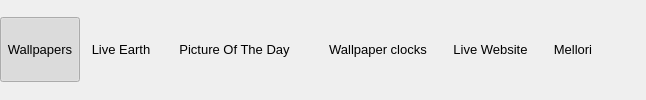
     <widget class="QWidget" name="widget_toolbar" native="true">
      <property name="styleSheet">
       <string notr="true"/>
      </property>
      <layout class="QHBoxLayout" name="horizontalLayout_9">
       <property name="spacing">
        <number>0</number>
       </property>
       <property name="leftMargin">
        <number>0</number>
       </property>
       <property name="topMargin">
        <number>0</number>
       </property>
       <property name="rightMargin">
        <number>0</number>
       </property>
       <property name="bottomMargin">
        <number>0</number>
       </property>
       <item>
        <widget class="QPushButton" name="page_0_wallpapers">
         <property name="minimumSize">
          <size>
           <width>0</width>
           <height>65</height>
          </size>
         </property>
         <property name="font">
          <font>
           <family>Ubuntu</family>
           <pointsize>10</pointsize>
           <italic>false</italic>
           <bold>false</bold>
           <underline>false</underline>
          </font>
         </property>
         <property name="focusPolicy">
          <enum>Qt::NoFocus</enum>
         </property>
         <property name="text">
          <string>Wallpapers</string>
         </property>
         <property name="icon">
          <iconset resource="../resources.qrc">
           <normaloff>:/images/wallch.png</normaloff>:/images/wallch.png</iconset>
         </property>
         <property name="iconSize">
          <size>
           <width>20</width>
           <height>20</height>
          </size>
         </property>
         <property name="checkable">
          <bool>true</bool>
         </property>
         <property name="checked">
          <bool>true</bool>
         </property>
         <property name="default">
          <bool>false</bool>
         </property>
         <property name="flat">
          <bool>true</bool>
         </property>
        </widget>
       </item>
       <item>
        <widget class="QLabel" name="sep1">
         <property name="minimumSize">
          <size>
           <width>1</width>
           <height>1</height>
          </size>
         </property>
         <property name="maximumSize">
          <size>
           <width>1</width>
           <height>16777215</height>
          </size>
         </property>
         <property name="text">
          <string/>
         </property>
         <property name="pixmap">
          <pixmap resource="../resources.qrc">:/themes/ambiance_separator.png</pixmap>
         </property>
        </widget>
       </item>
       <item>
        <widget class="QPushButton" name="page_1_earth">
         <property name="minimumSize">
          <size>
           <width>0</width>
           <height>65</height>
          </size>
         </property>
         <property name="font">
          <font>
           <family>Ubuntu</family>
           <pointsize>10</pointsize>
           <italic>false</italic>
           <bold>false</bold>
          </font>
         </property>
         <property name="focusPolicy">
          <enum>Qt::NoFocus</enum>
         </property>
         <property name="text">
          <string>Live Earth</string>
         </property>
         <property name="icon">
          <iconset resource="../resources.qrc">
           <normaloff>:/images/page_1_earth.png</normaloff>:/images/page_1_earth.png</iconset>
         </property>
         <property name="iconSize">
          <size>
           <width>20</width>
           <height>20</height>
          </size>
         </property>
         <property name="checkable">
          <bool>true</bool>
         </property>
         <property name="flat">
          <bool>true</bool>
         </property>
        </widget>
       </item>
       <item>
        <widget class="QLabel" name="sep2">
         <property name="minimumSize">
          <size>
           <width>1</width>
           <height>0</height>
          </size>
         </property>
         <property name="maximumSize">
          <size>
           <width>1</width>
           <height>16777215</height>
          </size>
         </property>
         <property name="text">
          <string/>
         </property>
         <property name="pixmap">
          <pixmap resource="../resources.qrc">:/themes/ambiance_separator.png</pixmap>
         </property>
        </widget>
       </item>
       <item>
        <widget class="QPushButton" name="page_2_potd">
         <property name="minimumSize">
          <size>
           <width>145</width>
           <height>65</height>
          </size>
         </property>
         <property name="font">
          <font>
           <family>Ubuntu</family>
           <pointsize>10</pointsize>
           <italic>false</italic>
           <bold>false</bold>
          </font>
         </property>
         <property name="focusPolicy">
          <enum>Qt::NoFocus</enum>
         </property>
         <property name="text">
          <string>Picture Of The Day</string>
         </property>
         <property name="icon">
          <iconset resource="../resources.qrc">
           <normaloff>:/images/page_2_potd.png</normaloff>:/images/page_2_potd.png</iconset>
         </property>
         <property name="iconSize">
          <size>
           <width>20</width>
           <height>20</height>
          </size>
         </property>
         <property name="checkable">
          <bool>true</bool>
         </property>
         <property name="flat">
          <bool>true</bool>
         </property>
        </widget>
       </item>
       <item>
        <widget class="QLabel" name="sep3">
         <property name="minimumSize">
          <size>
           <width>1</width>
           <height>0</height>
          </size>
         </property>
         <property name="maximumSize">
          <size>
           <width>1</width>
           <height>16777215</height>
          </size>
         </property>
         <property name="text">
          <string/>
         </property>
         <property name="pixmap">
          <pixmap resource="../resources.qrc">:/themes/ambiance_separator.png</pixmap>
         </property>
        </widget>
       </item>
       <item>
        <widget class="QPushButton" name="page_3_clock">
         <property name="sizePolicy">
          <sizepolicy hsizetype="Minimum" vsizetype="Fixed">
           <horstretch>0</horstretch>
           <verstretch>0</verstretch>
          </sizepolicy>
         </property>
         <property name="minimumSize">
          <size>
           <width>140</width>
           <height>65</height>
          </size>
         </property>
         <property name="font">
          <font>
           <family>Ubuntu</family>
           <pointsize>10</pointsize>
           <italic>false</italic>
           <bold>false</bold>
          </font>
         </property>
         <property name="focusPolicy">
          <enum>Qt::NoFocus</enum>
         </property>
         <property name="text">
          <string>Wallpaper clocks</string>
         </property>
         <property name="icon">
          <iconset resource="../resources.qrc">
           <normaloff>:/images/page_3_clock.png</normaloff>:/images/page_3_clock.png</iconset>
         </property>
         <property name="iconSize">
          <size>
           <width>20</width>
           <height>20</height>
          </size>
         </property>
         <property name="checkable">
          <bool>true</bool>
         </property>
         <property name="flat">
          <bool>true</bool>
         </property>
        </widget>
       </item>
       <item>
        <widget class="QLabel" name="sep4">
         <property name="minimumSize">
          <size>
           <width>1</width>
           <height>0</height>
          </size>
         </property>
         <property name="maximumSize">
          <size>
           <width>1</width>
           <height>16777215</height>
          </size>
         </property>
         <property name="text">
          <string/>
         </property>
         <property name="pixmap">
          <pixmap resource="../resources.qrc">:/themes/ambiance_separator.png</pixmap>
         </property>
        </widget>
       </item>
       <item>
        <widget class="QPushButton" name="page_4_web">
         <property name="minimumSize">
          <size>
           <width>0</width>
           <height>65</height>
          </size>
         </property>
         <property name="font">
          <font>
           <family>Ubuntu</family>
           <pointsize>10</pointsize>
           <italic>false</italic>
           <bold>false</bold>
          </font>
         </property>
         <property name="focusPolicy">
          <enum>Qt::NoFocus</enum>
         </property>
         <property name="text">
          <string>Live Website</string>
         </property>
         <property name="icon">
          <iconset resource="../resources.qrc">
           <normaloff>:/images/page_4_website.png</normaloff>:/images/page_4_website.png</iconset>
         </property>
         <property name="iconSize">
          <size>
           <width>24</width>
           <height>24</height>
          </size>
         </property>
         <property name="checkable">
          <bool>true</bool>
         </property>
         <property name="flat">
          <bool>true</bool>
         </property>
        </widget>
       </item>
       <item>
        <widget class="QLabel" name="sep5">
         <property name="minimumSize">
          <size>
           <width>1</width>
           <height>0</height>
          </size>
         </property>
         <property name="maximumSize">
          <size>
           <width>1</width>
           <height>16777215</height>
          </size>
         </property>
         <property name="text">
          <string/>
         </property>
         <property name="pixmap">
          <pixmap resource="../resources.qrc">:/themes/ambiance_separator.png</pixmap>
         </property>
        </widget>
       </item>
       <item>
        <widget class="QPushButton" name="page_5_other">
         <property name="minimumSize">
          <size>
           <width>0</width>
           <height>65</height>
          </size>
         </property>
         <property name="font">
          <font>
           <pointsize>10</pointsize>
          </font>
         </property>
         <property name="focusPolicy">
          <enum>Qt::NoFocus</enum>
         </property>
         <property name="text">
          <string notr="true">Mellori</string>
         </property>
         <property name="icon">
          <iconset resource="../resources.qrc">
           <normaloff>:/images/mellori-logo.png</normaloff>:/images/mellori-logo.png</iconset>
         </property>
         <property name="iconSize">
          <size>
           <width>20</width>
           <height>20</height>
          </size>
         </property>
         <property name="checkable">
          <bool>true</bool>
         </property>
         <property name="flat">
          <bool>true</bool>
         </property>
        </widget>
       </item>
       <item>
        <widget class="QLabel" name="sep6">
         <property name="minimumSize">
          <size>
           <width>1</width>
           <height>0</height>
          </size>
         </property>
         <property name="maximumSize">
          <size>
           <width>1</width>
           <height>16777215</height>
          </size>
         </property>
         <property name="text">
          <string/>
         </property>
         <property name="pixmap">
          <pixmap resource="../resources.qrc">:/themes/ambiance_separator.png</pixmap>
         </property>
        </widget>
       </item>
       <item>
        <widget class="QPushButton" name="menubarMenu">
         <property name="minimumSize">
          <size>
           <width>0</width>
           <height>65</height>
          </size>
         </property>
         <property name="maximumSize">
          <size>
           <width>32</width>
           <height>16777215</height>
          </size>
         </property>
         <property name="mouseTracking">
          <bool>false</bool>
         </property>
         <property name="focusPolicy">
          <enum>Qt::NoFocus</enum>
         </property>
         <property name="text">
          <string/>
         </property>
         <property name="icon">
          <iconset resource="../resources.qrc">
           <normaloff>:/images/menu.png</normaloff>:/images/menu.png</iconset>
         </property>
         <property name="flat">
          <bool>true</bool>
         </property>
        </widget>
       </item>
      </layout>
     </widget>
